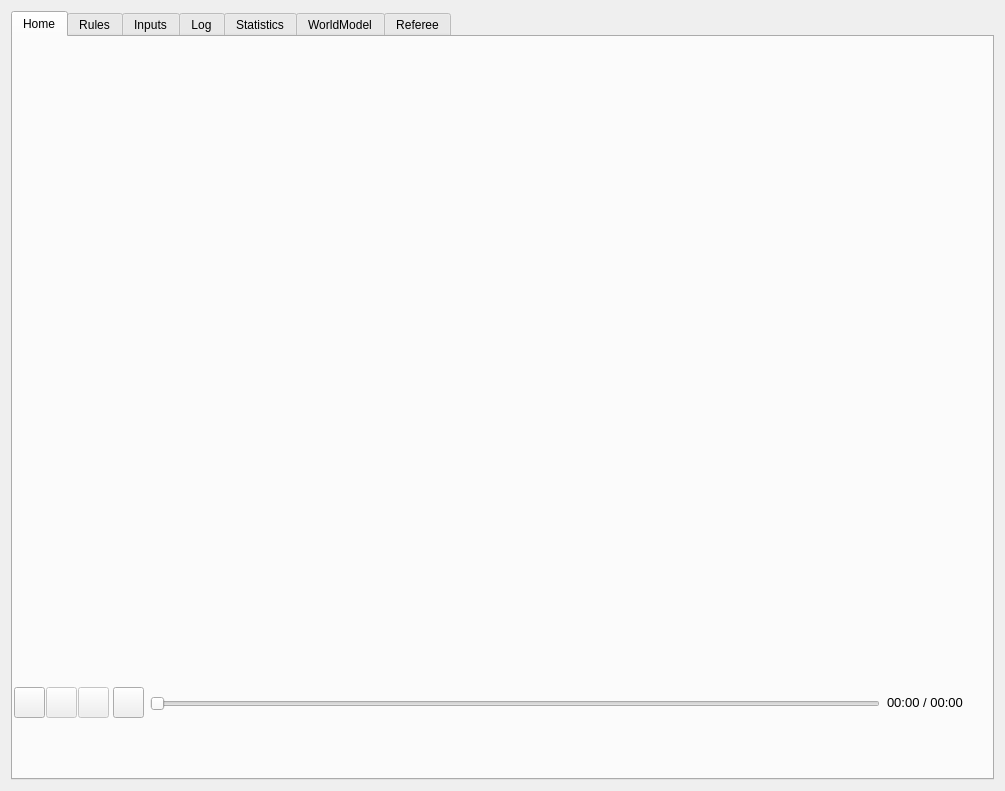
<?xml version="1.0" encoding="UTF-8"?>
<ui version="4.0">
 <class>MainWindow</class>
 <widget class="QMainWindow" name="MainWindow">
  <property name="geometry">
   <rect>
    <x>0</x>
    <y>0</y>
    <width>1005</width>
    <height>791</height>
   </rect>
  </property>
  <property name="sizePolicy">
   <sizepolicy hsizetype="Preferred" vsizetype="Preferred">
    <horstretch>0</horstretch>
    <verstretch>0</verstretch>
   </sizepolicy>
  </property>
  <property name="minimumSize">
   <size>
    <width>600</width>
    <height>600</height>
   </size>
  </property>
  <property name="maximumSize">
   <size>
    <width>1920</width>
    <height>1080</height>
   </size>
  </property>
  <property name="windowTitle">
   <string>KN2CAutoref v0.1</string>
  </property>
  <property name="windowIcon">
   <iconset resource="../resources.qrc">
    <normaloff>:/resources/images/logor2.png</normaloff>:/resources/images/logor2.png</iconset>
  </property>
  <widget class="QWidget" name="centralWidget">
   <layout class="QHBoxLayout" name="horizontalLayout">
    <item>
     <widget class="QTabWidget" name="tabWidget">
      <property name="currentIndex">
       <number>0</number>
      </property>
      <widget class="QWidget" name="tabHome">
       <attribute name="title">
        <string>Home</string>
       </attribute>
       <widget class="QWidget" name="gridLayoutWidget">
        <property name="geometry">
         <rect>
          <x>0</x>
          <y>0</y>
          <width>951</width>
          <height>641</height>
         </rect>
        </property>
        <layout class="QGridLayout" name="gridRender"/>
       </widget>
       <widget class="QPushButton" name="stoprecord_button">
        <property name="geometry">
         <rect>
          <x>1</x>
          <y>650</y>
          <width>31</width>
          <height>31</height>
         </rect>
        </property>
        <property name="text">
         <string/>
        </property>
        <property name="icon">
         <iconset>
          <normalon>:/resources/images/record.png</normalon>
         </iconset>
        </property>
        <property name="iconSize">
         <size>
          <width>32</width>
          <height>65</height>
         </size>
        </property>
       </widget>
       <widget class="QPushButton" name="playpause_button">
        <property name="enabled">
         <bool>false</bool>
        </property>
        <property name="geometry">
         <rect>
          <x>33</x>
          <y>650</y>
          <width>31</width>
          <height>31</height>
         </rect>
        </property>
        <property name="text">
         <string/>
        </property>
        <property name="icon">
         <iconset resource="../resources.qrc">
          <normaloff>:/resources/images/play.svg</normaloff>:/resources/images/play.svg</iconset>
        </property>
        <property name="iconSize">
         <size>
          <width>65</width>
          <height>25</height>
         </size>
        </property>
       </widget>
       <widget class="QSlider" name="timeLine_slider">
        <property name="enabled">
         <bool>false</bool>
        </property>
        <property name="geometry">
         <rect>
          <x>137</x>
          <y>652</y>
          <width>730</width>
          <height>29</height>
         </rect>
        </property>
        <property name="maximum">
         <number>0</number>
        </property>
        <property name="orientation">
         <enum>Qt::Horizontal</enum>
        </property>
       </widget>
       <widget class="QLabel" name="timeLabel">
        <property name="geometry">
         <rect>
          <x>874</x>
          <y>657</y>
          <width>101</width>
          <height>17</height>
         </rect>
        </property>
        <property name="font">
         <font>
          <pointsize>10</pointsize>
         </font>
        </property>
        <property name="text">
         <string>00:00 / 00:00</string>
        </property>
       </widget>
       <widget class="QPushButton" name="execLog_button">
        <property name="enabled">
         <bool>false</bool>
        </property>
        <property name="geometry">
         <rect>
          <x>65</x>
          <y>650</y>
          <width>31</width>
          <height>31</height>
         </rect>
        </property>
        <property name="text">
         <string/>
        </property>
        <property name="icon">
         <iconset resource="../resources.qrc">
          <normaloff>:/resources/images/execute.png</normaloff>:/resources/images/execute.png</iconset>
        </property>
        <property name="iconSize">
         <size>
          <width>65</width>
          <height>25</height>
         </size>
        </property>
       </widget>
       <widget class="QPushButton" name="openLog_button">
        <property name="enabled">
         <bool>true</bool>
        </property>
        <property name="geometry">
         <rect>
          <x>100</x>
          <y>650</y>
          <width>31</width>
          <height>31</height>
         </rect>
        </property>
        <property name="text">
         <string/>
        </property>
        <property name="icon">
         <iconset resource="../resources.qrc">
          <normaloff>:/resources/images/open.svg</normaloff>:/resources/images/open.svg</iconset>
        </property>
        <property name="iconSize">
         <size>
          <width>50</width>
          <height>25</height>
         </size>
        </property>
       </widget>
      </widget>
      <widget class="QWidget" name="tab">
       <attribute name="title">
        <string>Rules</string>
       </attribute>
       <widget class="QWidget" name="layoutWidget_2">
        <property name="geometry">
         <rect>
          <x>20</x>
          <y>30</y>
          <width>621</width>
          <height>560</height>
         </rect>
        </property>
        <layout class="QVBoxLayout" name="verticalLayout_14">
         <item>
          <layout class="QHBoxLayout" name="horizontalLayout_29">
           <item>
            <widget class="QLabel" name="label_32">
             <property name="text">
              <string>State</string>
             </property>
            </widget>
           </item>
           <item>
            <widget class="QLineEdit" name="txtState"/>
           </item>
          </layout>
         </item>
         <item>
          <spacer name="verticalSpacer_10">
           <property name="orientation">
            <enum>Qt::Vertical</enum>
           </property>
           <property name="sizeType">
            <enum>QSizePolicy::Fixed</enum>
           </property>
           <property name="sizeHint" stdset="0">
            <size>
             <width>20</width>
             <height>20</height>
            </size>
           </property>
          </spacer>
         </item>
         <item>
          <layout class="QHBoxLayout" name="horizontalLayout_30">
           <item>
            <widget class="QLabel" name="label_33">
             <property name="text">
              <string>R00</string>
             </property>
            </widget>
           </item>
           <item>
            <widget class="QLineEdit" name="txtRule0"/>
           </item>
           <item>
            <widget class="QLineEdit" name="txtStatus0"/>
           </item>
          </layout>
         </item>
         <item>
          <layout class="QHBoxLayout" name="horizontalLayout_31">
           <item>
            <widget class="QLabel" name="label_34">
             <property name="text">
              <string>R01</string>
             </property>
            </widget>
           </item>
           <item>
            <widget class="QLineEdit" name="txtRule1"/>
           </item>
           <item>
            <widget class="QLineEdit" name="txtStatus1"/>
           </item>
          </layout>
         </item>
         <item>
          <layout class="QHBoxLayout" name="horizontalLayout_32">
           <item>
            <widget class="QLabel" name="label_35">
             <property name="text">
              <string>R02</string>
             </property>
            </widget>
           </item>
           <item>
            <widget class="QLineEdit" name="txtRule2"/>
           </item>
           <item>
            <widget class="QLineEdit" name="txtStatus2"/>
           </item>
          </layout>
         </item>
         <item>
          <layout class="QHBoxLayout" name="horizontalLayout_33">
           <item>
            <widget class="QLabel" name="label_36">
             <property name="text">
              <string>R03</string>
             </property>
            </widget>
           </item>
           <item>
            <widget class="QLineEdit" name="txtRule3"/>
           </item>
           <item>
            <widget class="QLineEdit" name="txtStatus3"/>
           </item>
          </layout>
         </item>
         <item>
          <layout class="QHBoxLayout" name="horizontalLayout_34">
           <item>
            <widget class="QLabel" name="label_37">
             <property name="text">
              <string>R04</string>
             </property>
            </widget>
           </item>
           <item>
            <widget class="QLineEdit" name="txtRule4"/>
           </item>
           <item>
            <widget class="QLineEdit" name="txtStatus4"/>
           </item>
          </layout>
         </item>
         <item>
          <layout class="QHBoxLayout" name="horizontalLayout_35">
           <item>
            <widget class="QLabel" name="label_38">
             <property name="text">
              <string>R05</string>
             </property>
            </widget>
           </item>
           <item>
            <widget class="QLineEdit" name="txtRule5"/>
           </item>
           <item>
            <widget class="QLineEdit" name="txtStatus5"/>
           </item>
          </layout>
         </item>
         <item>
          <layout class="QHBoxLayout" name="horizontalLayout_36">
           <item>
            <widget class="QLabel" name="label_39">
             <property name="text">
              <string>R06</string>
             </property>
            </widget>
           </item>
           <item>
            <widget class="QLineEdit" name="txtRule6"/>
           </item>
           <item>
            <widget class="QLineEdit" name="txtStatus6"/>
           </item>
          </layout>
         </item>
         <item>
          <layout class="QHBoxLayout" name="horizontalLayout_37">
           <item>
            <widget class="QLabel" name="label_40">
             <property name="text">
              <string>R07</string>
             </property>
            </widget>
           </item>
           <item>
            <widget class="QLineEdit" name="txtRule7"/>
           </item>
           <item>
            <widget class="QLineEdit" name="txtStatus7"/>
           </item>
          </layout>
         </item>
         <item>
          <layout class="QHBoxLayout" name="horizontalLayout_38">
           <item>
            <widget class="QLabel" name="label_41">
             <property name="text">
              <string>R08</string>
             </property>
            </widget>
           </item>
           <item>
            <widget class="QLineEdit" name="txtRule8"/>
           </item>
           <item>
            <widget class="QLineEdit" name="txtStatus8"/>
           </item>
          </layout>
         </item>
         <item>
          <layout class="QHBoxLayout" name="horizontalLayout_39">
           <item>
            <widget class="QLabel" name="label_43">
             <property name="text">
              <string>R09</string>
             </property>
            </widget>
           </item>
           <item>
            <widget class="QLineEdit" name="txtRule9"/>
           </item>
           <item>
            <widget class="QLineEdit" name="txtStatus9"/>
           </item>
          </layout>
         </item>
         <item>
          <layout class="QHBoxLayout" name="horizontalLayout_40">
           <item>
            <widget class="QLabel" name="label_44">
             <property name="text">
              <string>R10</string>
             </property>
            </widget>
           </item>
           <item>
            <widget class="QLineEdit" name="txtRule10"/>
           </item>
           <item>
            <widget class="QLineEdit" name="txtStatus10"/>
           </item>
          </layout>
         </item>
         <item>
          <layout class="QHBoxLayout" name="horizontalLayout_41">
           <item>
            <widget class="QLabel" name="label_45">
             <property name="text">
              <string>R11</string>
             </property>
            </widget>
           </item>
           <item>
            <widget class="QLineEdit" name="txtRule11"/>
           </item>
           <item>
            <widget class="QLineEdit" name="txtStatus11"/>
           </item>
          </layout>
         </item>
        </layout>
       </widget>
      </widget>
      <widget class="QWidget" name="tab_9">
       <attribute name="title">
        <string>Inputs</string>
       </attribute>
       <widget class="QGroupBox" name="groupBox_3">
        <property name="geometry">
         <rect>
          <x>10</x>
          <y>20</y>
          <width>401</width>
          <height>191</height>
         </rect>
        </property>
        <property name="font">
         <font>
          <pointsize>12</pointsize>
         </font>
        </property>
        <property name="title">
         <string>Graphical Debug</string>
        </property>
        <widget class="QCheckBox" name="showDefence">
         <property name="geometry">
          <rect>
           <x>0</x>
           <y>101</y>
           <width>261</width>
           <height>31</height>
          </rect>
         </property>
         <property name="font">
          <font>
           <pointsize>11</pointsize>
          </font>
         </property>
         <property name="text">
          <string>Defender Lines</string>
         </property>
        </widget>
        <widget class="QCheckBox" name="show_voronoi">
         <property name="geometry">
          <rect>
           <x>0</x>
           <y>70</y>
           <width>261</width>
           <height>21</height>
          </rect>
         </property>
         <property name="font">
          <font>
           <pointsize>11</pointsize>
          </font>
         </property>
         <property name="text">
          <string>Voronoi Diagram</string>
         </property>
        </widget>
        <widget class="QComboBox" name="astarIndex_comboBox">
         <property name="geometry">
          <rect>
           <x>210</x>
           <y>35</y>
           <width>79</width>
           <height>23</height>
          </rect>
         </property>
         <property name="font">
          <font>
           <pointsize>10</pointsize>
          </font>
         </property>
         <property name="currentText">
          <string extracomment="3"/>
         </property>
        </widget>
        <widget class="QLabel" name="label_42">
         <property name="geometry">
          <rect>
           <x>200</x>
           <y>129</y>
           <width>111</width>
           <height>40</height>
          </rect>
         </property>
         <property name="font">
          <font>
           <pointsize>11</pointsize>
          </font>
         </property>
         <property name="text">
          <string>Output Type :</string>
         </property>
        </widget>
        <widget class="QComboBox" name="debug_output_type">
         <property name="geometry">
          <rect>
           <x>320</x>
           <y>140</y>
           <width>79</width>
           <height>23</height>
          </rect>
         </property>
         <property name="font">
          <font>
           <pointsize>10</pointsize>
          </font>
         </property>
        </widget>
        <widget class="QCheckBox" name="astar_checkBox">
         <property name="geometry">
          <rect>
           <x>0</x>
           <y>29</y>
           <width>201</width>
           <height>31</height>
          </rect>
         </property>
         <property name="font">
          <font>
           <pointsize>11</pointsize>
          </font>
         </property>
         <property name="text">
          <string>A* Nodes</string>
         </property>
        </widget>
        <widget class="QCheckBox" name="showDebugs">
         <property name="geometry">
          <rect>
           <x>1</x>
           <y>136</y>
           <width>231</width>
           <height>31</height>
          </rect>
         </property>
         <property name="font">
          <font>
           <pointsize>11</pointsize>
          </font>
         </property>
         <property name="text">
          <string>Debug Points</string>
         </property>
        </widget>
       </widget>
      </widget>
      <widget class="QWidget" name="tabLog">
       <attribute name="title">
        <string>Log</string>
       </attribute>
       <layout class="QGridLayout" name="gridLayout_2">
        <item row="0" column="0">
         <widget class="QTextEdit" name="txtLog"/>
        </item>
       </layout>
      </widget>
      <widget class="QWidget" name="tabStat">
       <attribute name="title">
        <string>Statistics</string>
       </attribute>
       <widget class="QWidget" name="layoutWidget">
        <property name="geometry">
         <rect>
          <x>10</x>
          <y>240</y>
          <width>701</width>
          <height>371</height>
         </rect>
        </property>
        <layout class="QVBoxLayout" name="verticalLayout_8">
         <item>
          <layout class="QHBoxLayout" name="horizontalLayout_11">
           <item>
            <widget class="QLabel" name="label_10">
             <property name="text">
              <string>VAR 0</string>
             </property>
            </widget>
           </item>
           <item>
            <widget class="QLineEdit" name="txtvar0">
             <property name="maximumSize">
              <size>
               <width>100</width>
               <height>16777215</height>
              </size>
             </property>
            </widget>
           </item>
           <item>
            <widget class="QSlider" name="spnvar0">
             <property name="minimum">
              <number>-1000</number>
             </property>
             <property name="maximum">
              <number>1000</number>
             </property>
             <property name="orientation">
              <enum>Qt::Horizontal</enum>
             </property>
            </widget>
           </item>
          </layout>
         </item>
         <item>
          <layout class="QHBoxLayout" name="horizontalLayout_2">
           <item>
            <widget class="QLabel" name="label">
             <property name="text">
              <string>VAR 1</string>
             </property>
            </widget>
           </item>
           <item>
            <widget class="QLineEdit" name="txtvar1">
             <property name="maximumSize">
              <size>
               <width>100</width>
               <height>16777215</height>
              </size>
             </property>
            </widget>
           </item>
           <item>
            <widget class="QSlider" name="spnvar1">
             <property name="minimum">
              <number>-1000</number>
             </property>
             <property name="maximum">
              <number>1000</number>
             </property>
             <property name="orientation">
              <enum>Qt::Horizontal</enum>
             </property>
            </widget>
           </item>
          </layout>
         </item>
         <item>
          <layout class="QHBoxLayout" name="horizontalLayout_3">
           <item>
            <widget class="QLabel" name="label_2">
             <property name="text">
              <string>VAR 2</string>
             </property>
            </widget>
           </item>
           <item>
            <widget class="QLineEdit" name="txtvar2">
             <property name="maximumSize">
              <size>
               <width>100</width>
               <height>16777215</height>
              </size>
             </property>
            </widget>
           </item>
           <item>
            <widget class="QSlider" name="spnvar2">
             <property name="minimum">
              <number>-1000</number>
             </property>
             <property name="maximum">
              <number>1000</number>
             </property>
             <property name="orientation">
              <enum>Qt::Horizontal</enum>
             </property>
            </widget>
           </item>
          </layout>
         </item>
         <item>
          <layout class="QHBoxLayout" name="horizontalLayout_4">
           <item>
            <widget class="QLabel" name="label_3">
             <property name="text">
              <string>VAR 3</string>
             </property>
            </widget>
           </item>
           <item>
            <widget class="QLineEdit" name="txtvar3">
             <property name="maximumSize">
              <size>
               <width>100</width>
               <height>16777215</height>
              </size>
             </property>
            </widget>
           </item>
           <item>
            <widget class="QSlider" name="spnvar3">
             <property name="minimum">
              <number>-1000</number>
             </property>
             <property name="maximum">
              <number>1000</number>
             </property>
             <property name="orientation">
              <enum>Qt::Horizontal</enum>
             </property>
            </widget>
           </item>
          </layout>
         </item>
         <item>
          <layout class="QHBoxLayout" name="horizontalLayout_5">
           <item>
            <widget class="QLabel" name="label_4">
             <property name="text">
              <string>VAR 4</string>
             </property>
            </widget>
           </item>
           <item>
            <widget class="QLineEdit" name="txtvar4">
             <property name="maximumSize">
              <size>
               <width>100</width>
               <height>16777215</height>
              </size>
             </property>
            </widget>
           </item>
           <item>
            <widget class="QSlider" name="spnvar4">
             <property name="minimum">
              <number>-1000</number>
             </property>
             <property name="maximum">
              <number>1000</number>
             </property>
             <property name="orientation">
              <enum>Qt::Horizontal</enum>
             </property>
            </widget>
           </item>
          </layout>
         </item>
         <item>
          <layout class="QHBoxLayout" name="horizontalLayout_6">
           <item>
            <widget class="QLabel" name="label_5">
             <property name="text">
              <string>VAR 5</string>
             </property>
            </widget>
           </item>
           <item>
            <widget class="QLineEdit" name="txtvar5">
             <property name="maximumSize">
              <size>
               <width>100</width>
               <height>16777215</height>
              </size>
             </property>
            </widget>
           </item>
           <item>
            <widget class="QSlider" name="spnvar5">
             <property name="minimum">
              <number>-1000</number>
             </property>
             <property name="maximum">
              <number>1000</number>
             </property>
             <property name="orientation">
              <enum>Qt::Horizontal</enum>
             </property>
            </widget>
           </item>
          </layout>
         </item>
         <item>
          <layout class="QHBoxLayout" name="horizontalLayout_7">
           <item>
            <widget class="QLabel" name="label_6">
             <property name="text">
              <string>VAR 6</string>
             </property>
            </widget>
           </item>
           <item>
            <widget class="QLineEdit" name="txtvar6">
             <property name="maximumSize">
              <size>
               <width>100</width>
               <height>16777215</height>
              </size>
             </property>
            </widget>
           </item>
           <item>
            <widget class="QSlider" name="spnvar6">
             <property name="minimum">
              <number>-1000</number>
             </property>
             <property name="maximum">
              <number>1000</number>
             </property>
             <property name="orientation">
              <enum>Qt::Horizontal</enum>
             </property>
            </widget>
           </item>
          </layout>
         </item>
         <item>
          <layout class="QHBoxLayout" name="horizontalLayout_8">
           <item>
            <widget class="QLabel" name="label_7">
             <property name="text">
              <string>VAR 7</string>
             </property>
            </widget>
           </item>
           <item>
            <widget class="QLineEdit" name="txtvar7">
             <property name="maximumSize">
              <size>
               <width>100</width>
               <height>16777215</height>
              </size>
             </property>
            </widget>
           </item>
           <item>
            <widget class="QSlider" name="spnvar7">
             <property name="minimum">
              <number>-1000</number>
             </property>
             <property name="maximum">
              <number>1000</number>
             </property>
             <property name="orientation">
              <enum>Qt::Horizontal</enum>
             </property>
            </widget>
           </item>
          </layout>
         </item>
         <item>
          <layout class="QHBoxLayout" name="horizontalLayout_9">
           <item>
            <widget class="QLabel" name="label_8">
             <property name="text">
              <string>VAR 8</string>
             </property>
            </widget>
           </item>
           <item>
            <widget class="QLineEdit" name="txtvar8">
             <property name="maximumSize">
              <size>
               <width>100</width>
               <height>16777215</height>
              </size>
             </property>
            </widget>
           </item>
           <item>
            <widget class="QSlider" name="spnvar8">
             <property name="minimum">
              <number>-1000</number>
             </property>
             <property name="maximum">
              <number>1000</number>
             </property>
             <property name="orientation">
              <enum>Qt::Horizontal</enum>
             </property>
            </widget>
           </item>
          </layout>
         </item>
         <item>
          <layout class="QHBoxLayout" name="horizontalLayout_10">
           <item>
            <widget class="QLabel" name="label_9">
             <property name="text">
              <string>VAR 9</string>
             </property>
            </widget>
           </item>
           <item>
            <widget class="QLineEdit" name="txtvar9">
             <property name="maximumSize">
              <size>
               <width>100</width>
               <height>16777215</height>
              </size>
             </property>
            </widget>
           </item>
           <item>
            <widget class="QSlider" name="spnvar9">
             <property name="minimum">
              <number>-1000</number>
             </property>
             <property name="maximum">
              <number>1000</number>
             </property>
             <property name="orientation">
              <enum>Qt::Horizontal</enum>
             </property>
            </widget>
           </item>
          </layout>
         </item>
        </layout>
       </widget>
       <widget class="QWidget" name="layoutWidget">
        <property name="geometry">
         <rect>
          <x>310</x>
          <y>30</y>
          <width>189</width>
          <height>62</height>
         </rect>
        </property>
        <layout class="QFormLayout" name="formLayout_2">
         <item row="0" column="0">
          <widget class="QLabel" name="label_14">
           <property name="text">
            <string>WM Time</string>
           </property>
          </widget>
         </item>
         <item row="0" column="1">
          <widget class="QLineEdit" name="txtTime"/>
         </item>
         <item row="1" column="0">
          <widget class="QLabel" name="label_15">
           <property name="text">
            <string>Ball Time</string>
           </property>
          </widget>
         </item>
         <item row="1" column="1">
          <widget class="QLineEdit" name="txtTimeBall"/>
         </item>
        </layout>
       </widget>
       <widget class="QWidget" name="layoutWidget">
        <property name="geometry">
         <rect>
          <x>621</x>
          <y>73</y>
          <width>91</width>
          <height>62</height>
         </rect>
        </property>
        <layout class="QVBoxLayout" name="verticalLayout_9">
         <item>
          <widget class="QPushButton" name="btnLoadVars">
           <property name="text">
            <string>Load Vars</string>
           </property>
          </widget>
         </item>
         <item>
          <widget class="QPushButton" name="btnSaveVars">
           <property name="text">
            <string>Save Vars</string>
           </property>
          </widget>
         </item>
        </layout>
       </widget>
       <widget class="QWidget" name="layoutWidget">
        <property name="geometry">
         <rect>
          <x>10</x>
          <y>10</y>
          <width>241</width>
          <height>258</height>
         </rect>
        </property>
        <layout class="QFormLayout" name="formLayout">
         <item row="0" column="0">
          <widget class="QLabel" name="label_11">
           <property name="text">
            <string>Refree</string>
           </property>
          </widget>
         </item>
         <item row="0" column="1">
          <widget class="QLineEdit" name="txtRefreeSpeed"/>
         </item>
         <item row="1" column="0">
          <widget class="QLabel" name="label_29">
           <property name="text">
            <string>R.Man.</string>
           </property>
          </widget>
         </item>
         <item row="1" column="1">
          <widget class="QLineEdit" name="txtRefreeSpeed_2"/>
         </item>
         <item row="2" column="0">
          <widget class="QLabel" name="label_12">
           <property name="text">
            <string>Vision</string>
           </property>
          </widget>
         </item>
         <item row="2" column="1">
          <widget class="QLineEdit" name="txtVisionSpeed"/>
         </item>
         <item row="3" column="0">
          <spacer name="horizontalSpacer">
           <property name="orientation">
            <enum>Qt::Horizontal</enum>
           </property>
           <property name="sizeHint" stdset="0">
            <size>
             <width>40</width>
             <height>20</height>
            </size>
           </property>
          </spacer>
         </item>
         <item row="3" column="1">
          <layout class="QHBoxLayout" name="horizontalLayout_12">
           <item>
            <widget class="QLineEdit" name="txtVisionSpeed_0"/>
           </item>
           <item>
            <widget class="QLineEdit" name="txtVisionSpeed_1"/>
           </item>
          </layout>
         </item>
         <item row="4" column="0">
          <widget class="QLabel" name="label_30">
           <property name="text">
            <string>Trans.</string>
           </property>
          </widget>
         </item>
         <item row="4" column="1">
          <widget class="QLineEdit" name="txtTrans"/>
         </item>
         <item row="5" column="0">
          <widget class="QLabel" name="label_31">
           <property name="text">
            <string>grSim</string>
           </property>
          </widget>
         </item>
         <item row="6" column="0">
          <widget class="QLabel" name="label_61">
           <property name="text">
            <string>AI</string>
           </property>
          </widget>
         </item>
         <item row="6" column="1">
          <widget class="QLineEdit" name="txtAIfps"/>
         </item>
         <item row="5" column="1">
          <widget class="QLineEdit" name="txtgrSim"/>
         </item>
        </layout>
       </widget>
      </widget>
      <widget class="QWidget" name="tabWM">
       <attribute name="title">
        <string>WorldModel</string>
       </attribute>
       <layout class="QGridLayout" name="gridLayout">
        <item row="0" column="0">
         <widget class="QTextEdit" name="txtWM"/>
        </item>
       </layout>
      </widget>
      <widget class="QWidget" name="tabRef">
       <attribute name="title">
        <string>Referee</string>
       </attribute>
       <widget class="QWidget" name="layoutWidget">
        <property name="geometry">
         <rect>
          <x>30</x>
          <y>180</y>
          <width>711</width>
          <height>301</height>
         </rect>
        </property>
        <layout class="QVBoxLayout" name="verticalLayout_11">
         <item>
          <layout class="QHBoxLayout" name="horizontalLayout_13">
           <item>
            <layout class="QVBoxLayout" name="verticalLayout">
             <item>
              <widget class="QLineEdit" name="txtcmgs_1"/>
             </item>
             <item>
              <widget class="QLineEdit" name="txtcmgs_2"/>
             </item>
             <item>
              <widget class="QLineEdit" name="txtcmgs_3"/>
             </item>
             <item>
              <spacer name="verticalSpacer">
               <property name="orientation">
                <enum>Qt::Vertical</enum>
               </property>
               <property name="sizeHint" stdset="0">
                <size>
                 <width>20</width>
                 <height>40</height>
                </size>
               </property>
              </spacer>
             </item>
            </layout>
           </item>
           <item>
            <layout class="QVBoxLayout" name="verticalLayout_2">
             <item>
              <widget class="QLineEdit" name="txtcmgs_4"/>
             </item>
             <item>
              <widget class="QLineEdit" name="txtcmgs_5"/>
             </item>
             <item>
              <widget class="QLineEdit" name="txtcmgs_6"/>
             </item>
             <item>
              <spacer name="verticalSpacer_2">
               <property name="orientation">
                <enum>Qt::Vertical</enum>
               </property>
               <property name="sizeHint" stdset="0">
                <size>
                 <width>20</width>
                 <height>40</height>
                </size>
               </property>
              </spacer>
             </item>
            </layout>
           </item>
           <item>
            <layout class="QVBoxLayout" name="verticalLayout_3">
             <item>
              <widget class="QLineEdit" name="txtcmgs_7"/>
             </item>
             <item>
              <widget class="QLineEdit" name="txtcmgs_8"/>
             </item>
             <item>
              <widget class="QLineEdit" name="txtcmgs_9"/>
             </item>
             <item>
              <spacer name="verticalSpacer_3">
               <property name="orientation">
                <enum>Qt::Vertical</enum>
               </property>
               <property name="sizeHint" stdset="0">
                <size>
                 <width>20</width>
                 <height>40</height>
                </size>
               </property>
              </spacer>
             </item>
            </layout>
           </item>
           <item>
            <layout class="QVBoxLayout" name="verticalLayout_4">
             <item>
              <widget class="QLineEdit" name="txtcmgs_10"/>
             </item>
             <item>
              <widget class="QLineEdit" name="txtcmgs_11"/>
             </item>
             <item>
              <widget class="QLineEdit" name="txtcmgs_12"/>
             </item>
             <item>
              <spacer name="verticalSpacer_4">
               <property name="orientation">
                <enum>Qt::Vertical</enum>
               </property>
               <property name="sizeHint" stdset="0">
                <size>
                 <width>20</width>
                 <height>40</height>
                </size>
               </property>
              </spacer>
             </item>
            </layout>
           </item>
          </layout>
         </item>
         <item>
          <layout class="QHBoxLayout" name="horizontalLayout_14">
           <item>
            <layout class="QVBoxLayout" name="verticalLayout_5">
             <item>
              <widget class="QLineEdit" name="txtcmgs_13"/>
             </item>
             <item>
              <widget class="QLineEdit" name="txtcmgs_14"/>
             </item>
             <item>
              <widget class="QLineEdit" name="txtcmgs_15"/>
             </item>
             <item>
              <spacer name="verticalSpacer_5">
               <property name="orientation">
                <enum>Qt::Vertical</enum>
               </property>
               <property name="sizeHint" stdset="0">
                <size>
                 <width>20</width>
                 <height>40</height>
                </size>
               </property>
              </spacer>
             </item>
            </layout>
           </item>
           <item>
            <layout class="QVBoxLayout" name="verticalLayout_6">
             <item>
              <widget class="QLineEdit" name="txtcmgs_16"/>
             </item>
             <item>
              <widget class="QLineEdit" name="txtcmgs_17"/>
             </item>
             <item>
              <widget class="QLineEdit" name="txtcmgs_18"/>
             </item>
             <item>
              <spacer name="verticalSpacer_6">
               <property name="orientation">
                <enum>Qt::Vertical</enum>
               </property>
               <property name="sizeHint" stdset="0">
                <size>
                 <width>20</width>
                 <height>40</height>
                </size>
               </property>
              </spacer>
             </item>
            </layout>
           </item>
           <item>
            <layout class="QVBoxLayout" name="verticalLayout_7">
             <item>
              <widget class="QLineEdit" name="txtcmgs_19"/>
             </item>
             <item>
              <widget class="QLineEdit" name="txtcmgs_20"/>
             </item>
             <item>
              <widget class="QLineEdit" name="txtcmgs_21"/>
             </item>
             <item>
              <spacer name="verticalSpacer_7">
               <property name="orientation">
                <enum>Qt::Vertical</enum>
               </property>
               <property name="sizeHint" stdset="0">
                <size>
                 <width>20</width>
                 <height>40</height>
                </size>
               </property>
              </spacer>
             </item>
            </layout>
           </item>
           <item>
            <layout class="QVBoxLayout" name="verticalLayout_10">
             <item>
              <widget class="QLineEdit" name="txtcmgs_22"/>
             </item>
             <item>
              <spacer name="verticalSpacer_8">
               <property name="orientation">
                <enum>Qt::Vertical</enum>
               </property>
               <property name="sizeHint" stdset="0">
                <size>
                 <width>20</width>
                 <height>40</height>
                </size>
               </property>
              </spacer>
             </item>
            </layout>
           </item>
          </layout>
         </item>
        </layout>
       </widget>
       <widget class="QWidget" name="layoutWidget">
        <property name="geometry">
         <rect>
          <x>600</x>
          <y>10</y>
          <width>153</width>
          <height>24</height>
         </rect>
        </property>
        <layout class="QHBoxLayout" name="horizontalLayout_15">
         <item>
          <widget class="QRadioButton" name="rdoRefMain">
           <property name="text">
            <string>Main</string>
           </property>
           <property name="checked">
            <bool>true</bool>
           </property>
          </widget>
         </item>
         <item>
          <widget class="QRadioButton" name="rdoRefManual">
           <property name="text">
            <string>Manual</string>
           </property>
          </widget>
         </item>
        </layout>
       </widget>
       <widget class="QWidget" name="layoutWidget">
        <property name="geometry">
         <rect>
          <x>40</x>
          <y>20</y>
          <width>381</width>
          <height>121</height>
         </rect>
        </property>
        <layout class="QVBoxLayout" name="verticalLayout_13">
         <item>
          <widget class="QLineEdit" name="txtrefgs"/>
         </item>
         <item>
          <widget class="QLineEdit" name="txtrefgs_2"/>
         </item>
         <item>
          <widget class="QLineEdit" name="txtPlay_2"/>
         </item>
        </layout>
       </widget>
      </widget>
     </widget>
    </item>
   </layout>
  </widget>
 </widget>
 <layoutdefault spacing="6" margin="11"/>
 <resources>
  <include location="../resources.qrc"/>
 </resources>
 <connections/>
</ui>
